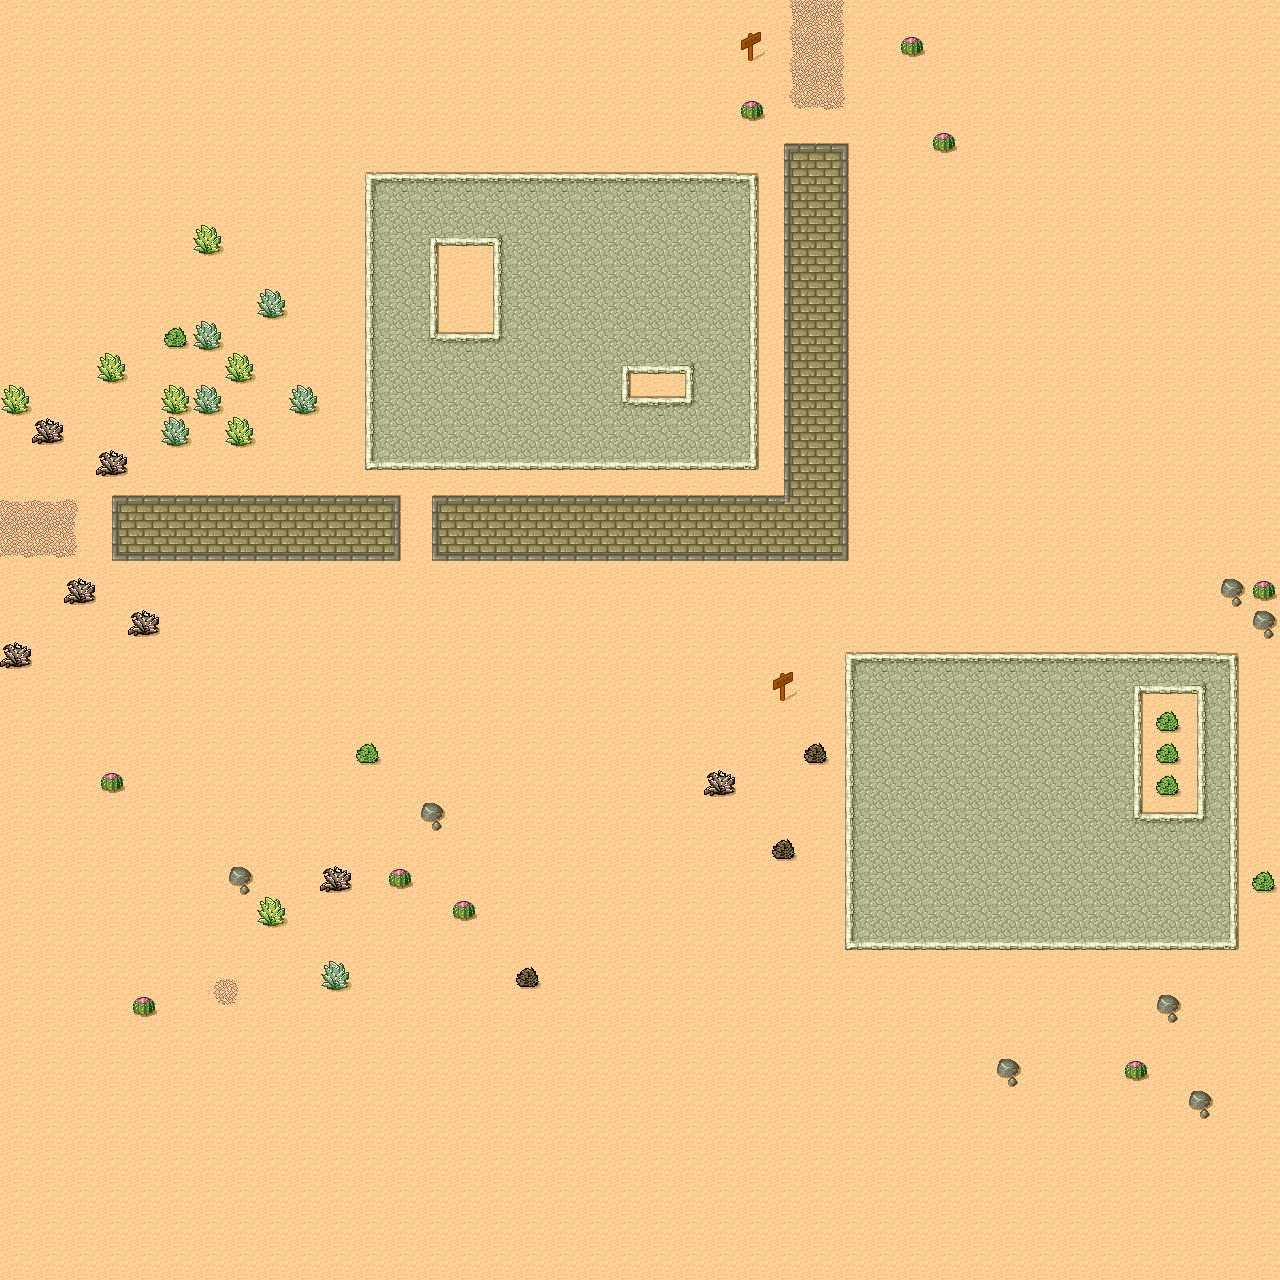

Below is a game level as drawn by its tile map, then a one-line description and the .tmx that defines it (tile-layer data replaced by summaries):
An orthogonal 40x40 tile map with 32x32 px tiles, 1 tile layer (Ground).

<map version="1.0" orientation="orthogonal" renderorder="right-down" width="40" height="40" tilewidth="32" tileheight="32" nextobjectid="1">
 <tileset firstgid="1" name="Desert" tilewidth="32" tileheight="32" spacing="1" margin="1" tilecount="48">
  <image source="tmw_desert_spacing.png" width="265" height="199" />
  <terraintypes>
   <terrain name="Desert" tile="29" />
   <terrain name="Brick" tile="9" />
   <terrain name="Cobblestone" tile="33" />
   <terrain name="Dirt" tile="14" />
  </terraintypes>
  <tile id="0" terrain="0,0,0,1" />
  <tile id="1" terrain="0,0,1,1" />
  <tile id="2" terrain="0,0,1,0" />
  <tile id="3" terrain="3,3,3,0" />
  <tile id="4" terrain="3,3,0,3" />
  <tile id="5" terrain="0,0,0,3" />
  <tile id="6" terrain="0,0,3,3" />
  <tile id="7" terrain="0,0,3,0" />
  <tile id="8" terrain="0,1,0,1" />
  <tile id="9" terrain="1,1,1,1" />
  <tile id="10" terrain="1,0,1,0" />
  <tile id="11" terrain="3,0,3,3" />
  <tile id="12" terrain="0,3,3,3" />
  <tile id="13" terrain="0,3,0,3" />
  <tile id="14" terrain="3,3,3,3" />
  <tile id="15" terrain="3,0,3,0" />
  <tile id="16" terrain="0,1,0,0" />
  <tile id="17" terrain="1,1,0,0" />
  <tile id="18" terrain="1,0,0,0" />
  <tile id="19" terrain="1,1,1,0" />
  <tile id="20" terrain="1,1,0,1" />
  <tile id="21" terrain="0,3,0,0" />
  <tile id="22" terrain="3,3,0,0" />
  <tile id="23" terrain="3,0,0,0" />
  <tile id="24" terrain="0,0,0,2" />
  <tile id="25" terrain="0,0,2,2" />
  <tile id="26" terrain="0,0,2,0" />
  <tile id="27" terrain="1,0,1,1" />
  <tile id="28" terrain="0,1,1,1" />
  <tile id="29" terrain="0,0,0,0" />
  <tile id="30" terrain="0,0,0,0" probability="0.01" />
  <tile id="31" terrain="0,0,0,0" probability="0.01" />
  <tile id="32" terrain="0,2,0,2" />
  <tile id="33" terrain="2,2,2,2" />
  <tile id="34" terrain="2,0,2,0" />
  <tile id="35" terrain="2,2,2,0" />
  <tile id="36" terrain="2,2,0,2" />
  <tile id="37" terrain="0,0,0,0" probability="0.01" />
  <tile id="38" terrain="0,0,0,0" probability="0.01" />
  <tile id="39" terrain="0,0,0,0" probability="0.01" />
  <tile id="40" terrain="0,2,0,0" />
  <tile id="41" terrain="2,2,0,0" />
  <tile id="42" terrain="2,0,0,0" />
  <tile id="43" terrain="2,0,2,2" />
  <tile id="44" terrain="0,2,2,2" />
  <tile id="45" terrain="0,0,0,0" probability="0" />
  <tile id="46" terrain="0,0,0,0" probability="0.01" />
  <tile id="47" terrain="0,0,0,0" probability="0.01" />
 </tileset>
 <layer name="Ground" width="40" height="40">
  <properties>
   <property name="scale" value="2" />
  </properties>
  <data>[1600 cells, 1600 non-empty, 41 distinct tile ids]</data>
 </layer>
</map>
